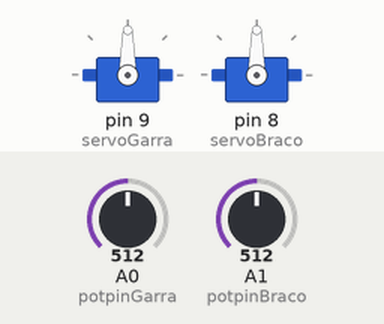
A sketch run on a simulated Arduino Uno, built with avr-gcc and run on an emulated ATmega328P. Shown: 2 × servo. Inputs (shaded band) come from the test bench; at power-on: A0 (potpinGarra) = 512, A1 (potpinBraco) = 512.

Above: at 1.2 s.
1.3 s: A0 (potpinGarra) set to 716
At 2.5 s:
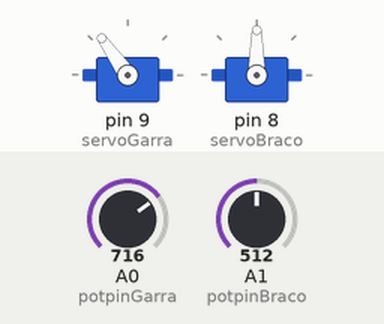
2.8 s: A1 (potpinBraco) set to 716
At 3.7 s:
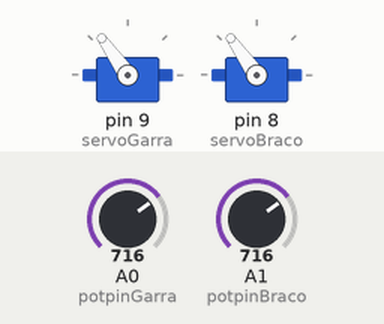
4.3 s: A0 (potpinGarra) set to 900
At 4.8 s:
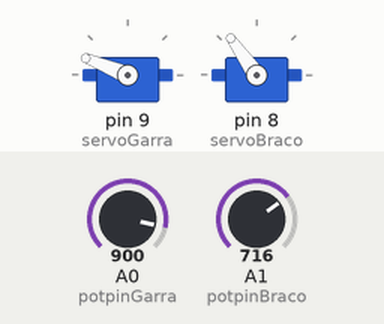
5.8 s: A1 (potpinBraco) set to 900
At 6.6 s:
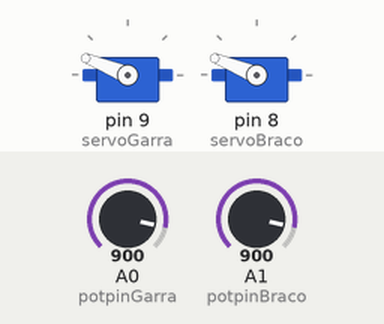
7.3 s: A0 (potpinGarra) set to 1023
At 7.7 s:
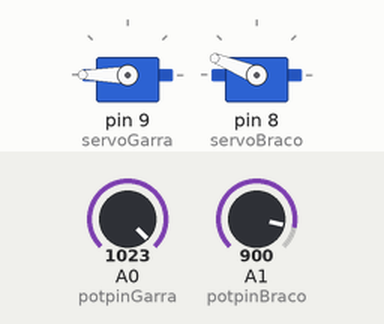
8.8 s: A1 (potpinBraco) set to 1023
At 10.1 s:
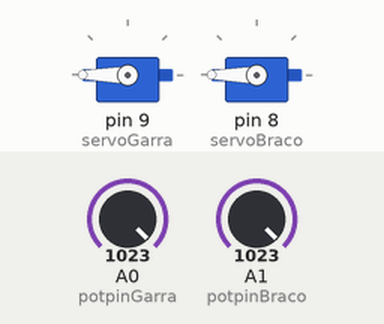
Timing chart, 0 to 11.3 s (numbered marks = the images above; inputs shaded):
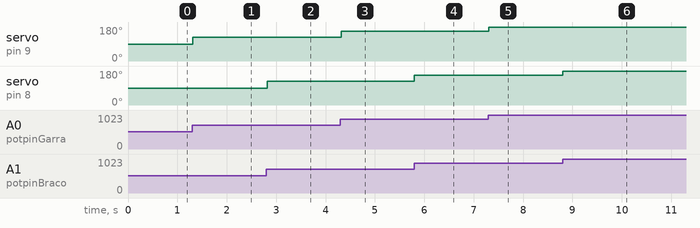

The sketch:

Exemplo.ino
```cpp
#include <Servo.h>

Servo servoGarra;
Servo servoBraco;

int potpinGarra = 0;
int potpinBraco = 1;

int valGarra;
int valBraco;

void setup() {
  servoGarra.attach(9);
  servoBraco.attach(8);
}

void loop() {
  valGarra = analogRead(potpinGarra);
  valGarra = map(valGarra, 0, 1023, 0, 180);
  servoGarra.write(valGarra);

  valBraco = analogRead(potpinBraco);
  valBraco = map(valBraco, 0, 1023, 0, 180);
  servoBraco.write(valBraco);

  delay(15);
}
```

Measured:
- after the input at 1.3 s, servo on pin 9 (servoGarra): 90° → 125° at once
- after the input at 2.8 s, servo on pin 8 (servoBraco): 90° → 125° at once
- after the input at 4.3 s, servo on pin 9 (servoGarra): 125° → 158° at once
- after the input at 5.8 s, servo on pin 8 (servoBraco): 125° → 158° at once
- after the input at 7.3 s, servo on pin 9 (servoGarra): 158° → 180° at once
- after the input at 8.8 s, servo on pin 8 (servoBraco): 158° → 180° at once
